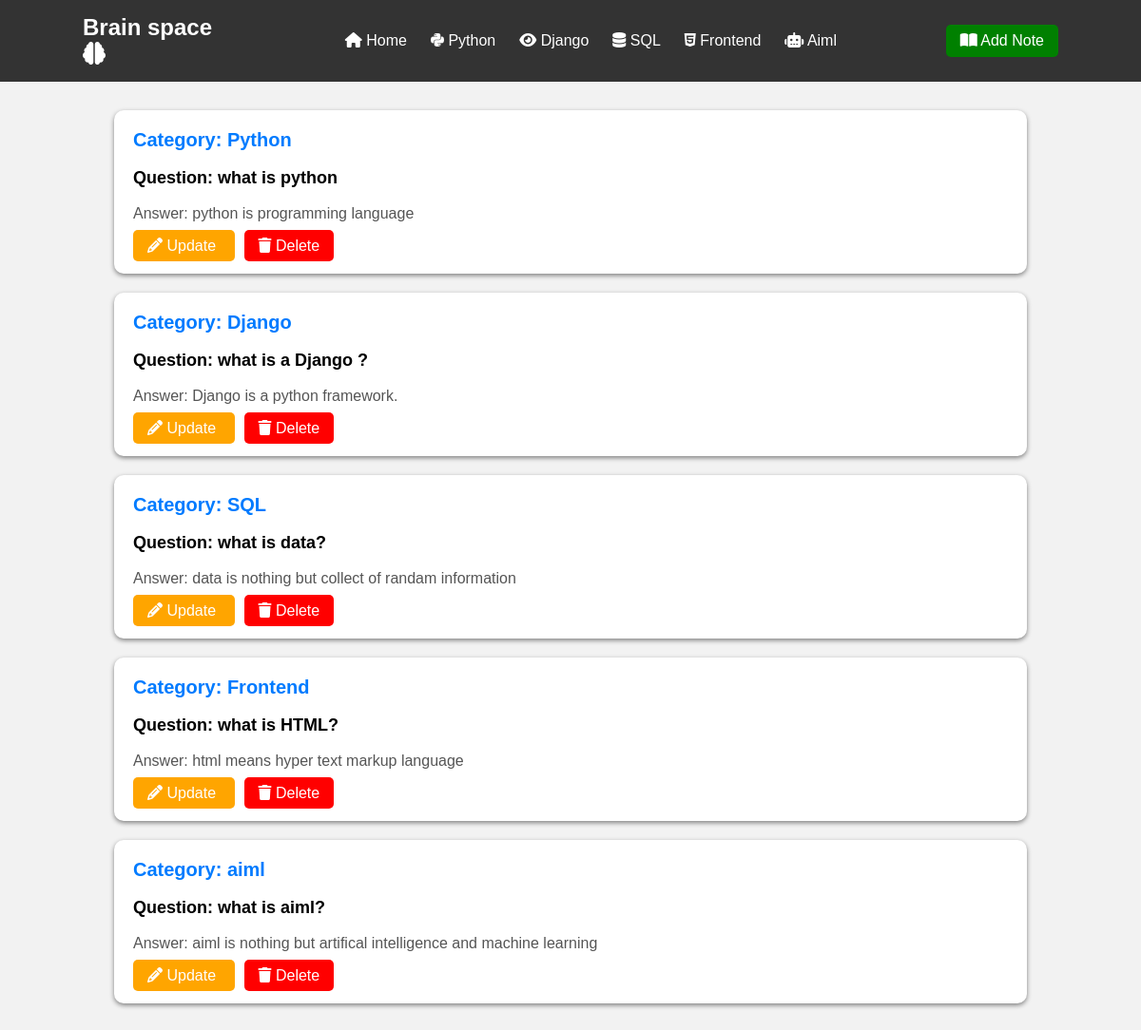
The page / on the database its author committed.
### question/models.py (models this page shows, shortened)
class Question(models.Model):
    category = models.CharField(max_length=100)
    question = models.CharField(max_length=255)
    answer = models.TextField()

### question/views.py (the view)
# urls.py: 2. Add a URL to urlpatterns:  path('', views.home, name='home')
def home(request):
    all_notes = Question.objects.all()
    return render(request, 'home.html', {'notes': all_notes})

### templates/home.html (shortened to what this page needs)
<!DOCTYPE html>
<html lang="en">
<head>
     <link rel="stylesheet" href="https://cdnjs.cloudflare.com/ajax/libs/font-awesome/6.5.2/css/all.min.css">
</head>
<body>
    {% include 'navbar.html' %}
    <div class="container">
        {% for note in notes %}
        <div class="note">
            <div class="category">
                Category: {{ note.category }}
            </div>
            <p class="question">
                Question: {{ note.question }}
            </p>
            <p class="answer">
                Answer: {{ note.answer }}
            </p>
            <a href="{% url 'update' note.id %}" class="update-btn">
            <i class="fa-solid fa-pencil"></i>
                Update
            </a>
            <a href="{% url 'delete' note.id %}" class="delete-btn">
            <i class="fa-solid fa-trash"></i>
                Delete
            </a>
        </div>
        {% endfor %}
    </div>
</body>
</html>

### templates/navbar.html (shortened to what this page needs)
<!DOCTYPE html>
<html lang="en">
<head>
    <link rel="stylesheet" href="https://cdnjs.cloudflare.com/ajax/libs/font-awesome/6.5.2/css/all.min.css">
</head>
<body>
    <nav class="shop-navbar">
        <div class="navbar-container">
            <a href="{% url 'home' %}" class="shop-logo">
                Brain space <br>
                <i class="fa-solid fa-brain"></i>
            </a>
            <ul class="navbar-menu">
                <li>
                    <a href="{% url 'home' %}">
                        <i class="fa-solid fa-house"></i>
                         Home
                    </a>
                </li>
                <li>
                    <a href="{% url 'python' %}">
                    <i class="fa-brands fa-python"></i>
                        Python
                </li>
                <li>
                    <a href="{% url 'django' %}">
                    <i class="fa-solid fa-eye"></i>
                        Django
                    </a>
                </li>
                <li>
                    <a href="{% url 'sql' %}">
                    <i class="fa-solid fa-database"></i>
                        SQL
                    </a>
                </li>
                <li>
                    <a href="{% url 'frontend' %}">
                    <i class="fa-brands fa-html5"></i>
                        Frontend
                    </a>
                </li>
                <li>
                    <a href="{% url 'aiml' %}">
                    <i class="fa-solid fa-robot"></i>
                        Aiml
                    </a>
                </li>
            </ul>
            <div class="navbar-actions">
                <a href="{% url 'addnote' %}" class="add-note">
                <i class="fa-solid fa-book-open"></i>
                    Add Note
                </a>
            </div>
        </div>
    </nav>
</body>
</html>

### templates/home.html (style rules this page uses)
body { font-family: Arial, sans-serif; background-color: #f2f2f2; margin: 0; padding: 0; }
.container { width: 80%; margin: 30px auto; }
.note { background-color: white; padding: 20px; margin-bottom: 20px; border-radius: 10px; box-shadow: 0 2px 5px gray; }
.category { color: #007bff; font-size: 20px; font-weight: bold; }
.question { font-size: 18px; font-weight: bold; }
.answer { font-size: 16px; color: #555; }
.update-btn { background-color: orange; color: white; padding: 8px 15px; text-decoration: none; border-radius: 5px; }
.delete-btn { background-color: red; color: white; padding: 8px 15px; text-decoration: none; border-radius: 5px; margin-left: 10px; }

### templates/navbar.html (style rules this page uses)
.shop-navbar { background-color: #333; padding: 15px 30px; }
.navbar-container { width: 90%; margin: auto; display: flex; align-items: center; justify-content: space-between; }
.shop-logo { color: white; text-decoration: none; font-size: 24px; font-weight: bold; }
.navbar-menu { display: flex; list-style: none; margin: 0; padding: 0; }
.navbar-menu li { margin-left: 25px; }
.navbar-menu a { color: white; text-decoration: none; font-size: 16px; }
.navbar-actions { display: flex; align-items: center; }
.add-note { background-color: green; color: white; padding: 8px 15px; text-decoration: none; border-radius: 5px; }

### rows shown on the page
Question: category "Python", question "what is python", answer "python is programming language"
Question: category "Django", question "what is a Django ?", answer "Django is a python framework."
Question: category "SQL", question "what is data?", answer "data is nothing but collect of randam information"
Question: category "Frontend", question "what is HTML?", answer "html means hyper text markup language"
Question: category "aiml", question "what is aiml?", answer "aiml is nothing but artifical intelligence and machine learning"
